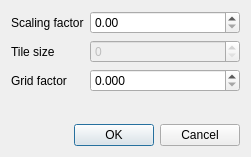
<?xml version="1.0" encoding="UTF-8"?>
<ui version="4.0">
 <class>EditMapScaleDialog</class>
 <widget class="QDialog" name="EditMapScaleDialog">
  <property name="geometry">
   <rect>
    <x>0</x>
    <y>0</y>
    <width>251</width>
    <height>157</height>
   </rect>
  </property>
  <property name="windowTitle">
   <string>Dialog</string>
  </property>
  <layout class="QVBoxLayout" name="verticalLayout">
   <item>
    <layout class="QFormLayout" name="formLayout">
     <property name="fieldGrowthPolicy">
      <enum>QFormLayout::AllNonFixedFieldsGrow</enum>
     </property>
     <item row="0" column="0">
      <widget class="QLabel" name="scalingLabel">
       <property name="text">
        <string>Scaling factor</string>
       </property>
      </widget>
     </item>
     <item row="1" column="0">
      <widget class="QLabel" name="tileSizeLabel">
       <property name="text">
        <string>Tile size</string>
       </property>
      </widget>
     </item>
     <item row="1" column="1">
      <widget class="QSpinBox" name="tileSizeSpinBox">
       <property name="enabled">
        <bool>false</bool>
       </property>
       <property name="maximum">
        <number>1024</number>
       </property>
       <property name="singleStep">
        <number>8</number>
       </property>
      </widget>
     </item>
     <item row="0" column="1">
      <widget class="QDoubleSpinBox" name="scaleSpinBox">
       <property name="maximum">
        <double>100.000000000000000</double>
       </property>
      </widget>
     </item>
     <item row="2" column="0">
      <widget class="QLabel" name="label">
       <property name="text">
        <string>Grid factor</string>
       </property>
      </widget>
     </item>
     <item row="2" column="1">
      <widget class="QDoubleSpinBox" name="gridFactorSpinBox">
       <property name="decimals">
        <number>3</number>
       </property>
       <property name="maximum">
        <double>1.000000000000000</double>
       </property>
      </widget>
     </item>
    </layout>
   </item>
   <item>
    <widget class="QDialogButtonBox" name="buttonBox">
     <property name="orientation">
      <enum>Qt::Horizontal</enum>
     </property>
     <property name="standardButtons">
      <set>QDialogButtonBox::Cancel|QDialogButtonBox::Ok</set>
     </property>
    </widget>
   </item>
  </layout>
 </widget>
 <resources/>
 <connections>
  <connection>
   <sender>buttonBox</sender>
   <signal>accepted()</signal>
   <receiver>EditMapScaleDialog</receiver>
   <slot>accept()</slot>
   <hints>
    <hint type="sourcelabel">
     <x>248</x>
     <y>254</y>
    </hint>
    <hint type="destinationlabel">
     <x>157</x>
     <y>274</y>
    </hint>
   </hints>
  </connection>
  <connection>
   <sender>buttonBox</sender>
   <signal>rejected()</signal>
   <receiver>EditMapScaleDialog</receiver>
   <slot>reject()</slot>
   <hints>
    <hint type="sourcelabel">
     <x>316</x>
     <y>260</y>
    </hint>
    <hint type="destinationlabel">
     <x>286</x>
     <y>274</y>
    </hint>
   </hints>
  </connection>
 </connections>
</ui>
